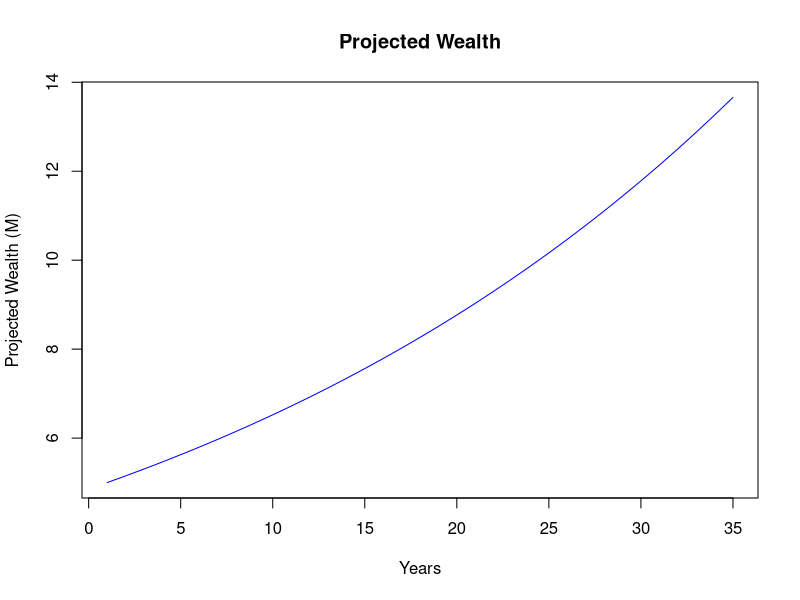
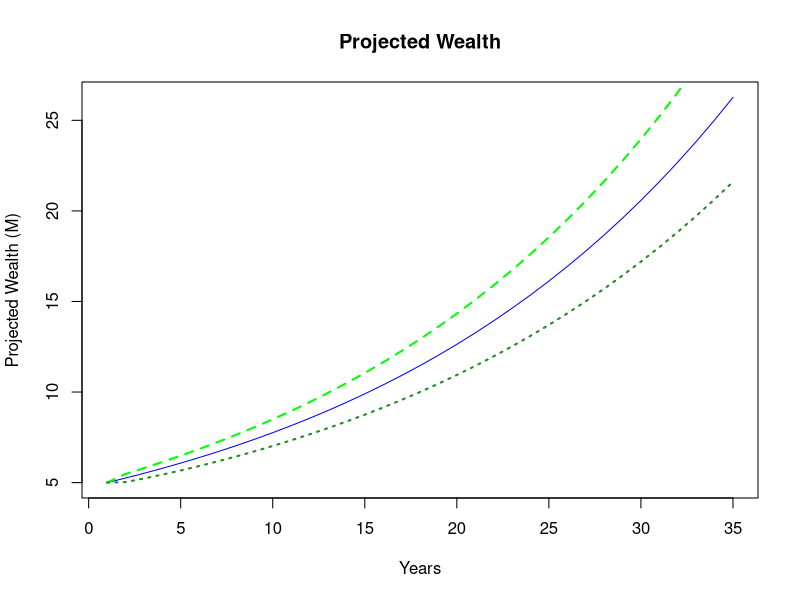
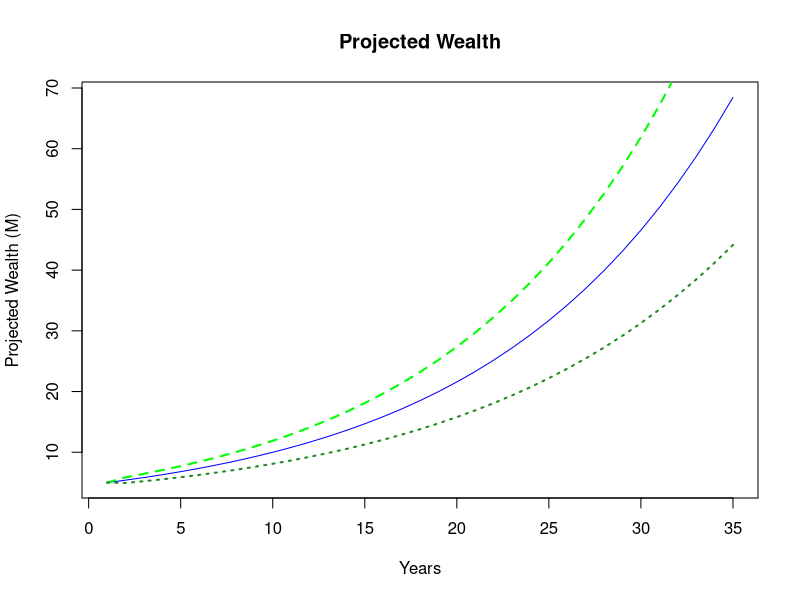

Write the R code that produced these figures, in order.
## ---- chunk 1
calc_ages <- function(age,horizon) {
  ages <- rep(age, horizon)
  for(i in 2:horizon) 
  {
    ages[i] <- ages[i-1]+1
  }
  return(ages)
}

# Calculate the projected wealth given the desired returns
calc_wealth <- function(initWealth, retn, horizon) {
  wealth <- rep(initWealth, horizon)
  retpercent <- retn/100.0
  for(i in 2:horizon)
  {
    wealth[i] <- wealth[i-1]*(1+retpercent)
  }
  return(wealth)
}

w <- calc_wealth(5, 3, 35)
plot(w, type="l", col="blue", xlab="Years", ylab="Projected Wealth (M)", main="Projected Wealth")
## ---- chunk 2
# Calculate the standard deviations given the risks
calc_stds <- function(risk, horizon) {
  stds <- rep(risk, horizon) 
  for(i in 2:horizon)
  {
    stds[i] <- risk*sqrt(i)
  }
  return(stds)
}

# Returns the upper curve which represents the mean + 1 sigma for the
# projected wealth
calc_upper67 <- function(wealth, stds, horizon) {
  upper67 <- rep(wealth[1], horizon) 
  for(i in 2:horizon)
  {
    upper67[i] <- wealth[i]*(1+stds[i]/100.0)
  }
  return(upper67)
}

# Returns the lower curve which represents the mean - 1 sigma for the
# projected wealth
calc_lower67 <- function(wealth, stds, horizon) {
  lower67 <- rep(wealth[1], horizon) 
  for(i in 2:horizon)
  {
    lower67[i] <- wealth[i]*(1-stds[i]/100.0)
  }
  return(lower67)
}

# Calculate the projected wealth given the desired returns
calc_wealth <- function(initWealth, retn, horizon) {
  wealth <- rep(initWealth, horizon)
  retpercent <- retn/100.0
  for(i in 2:horizon)
  {
    wealth[i] <- wealth[i-1]*(1+retpercent)
  }
  return(wealth)
}

w <- calc_wealth(5, 5, 35)
stds <- calc_stds(3, 35)
upper67 <- calc_upper67(w, stds, 35)
lower67 <- calc_lower67(w, stds, 35)

plot(w, type="l", col="blue", xlab="Years", ylab="Projected Wealth (M)", main="Projected Wealth")
lines(upper67, type="l", lty=2, lwd=2, col="green")
lines(lower67, type="l", lty=3, lwd=2, col="forestgreen")

## ---- chunk 3
# Calculate the standard deviations given the risks
calc_stds <- function(risk, horizon) {
  stds <- rep(risk, horizon) 
  for(i in 2:horizon)
  {
    stds[i] <- risk*sqrt(i)
  }
  return(stds)
}

# Returns the upper curve which represents the mean + 1 sigma for the
# projected wealth
calc_upper67 <- function(wealth, stds, horizon) {
  upper67 <- rep(wealth[1], horizon) 
  for(i in 2:horizon)
  {
    upper67[i] <- wealth[i]*(1+stds[i]/100.0)
  }
  return(upper67)
}

# Returns the lower curve which represents the mean - 1 sigma for the
# projected wealth
calc_lower67 <- function(wealth, stds, horizon) {
  lower67 <- rep(wealth[1], horizon) 
  for(i in 2:horizon)
  {
    lower67[i] <- wealth[i]*(1-stds[i]/100.0)
  }
  return(lower67)
}

# Calculate the projected wealth given the desired returns
calc_wealth <- function(initWealth, retn, horizon) {
  wealth <- rep(initWealth, horizon)
  retpercent <- retn/100.0
  for(i in 2:horizon)
  {
    wealth[i] <- wealth[i-1]*(1+retpercent)
  }
  return(wealth)
}

w <- calc_wealth(5, 8, 35)
stds <- calc_stds(6, 35)
upper67 <- calc_upper67(w, stds, 35)
lower67 <- calc_lower67(w, stds, 35)

plot(w, type="l", col="blue", xlab="Years", ylab="Projected Wealth (M)", main="Projected Wealth")
lines(upper67, type="l", lty=2, lwd=2, col="green")
lines(lower67, type="l", lty=3, lwd=2, col="forestgreen")
